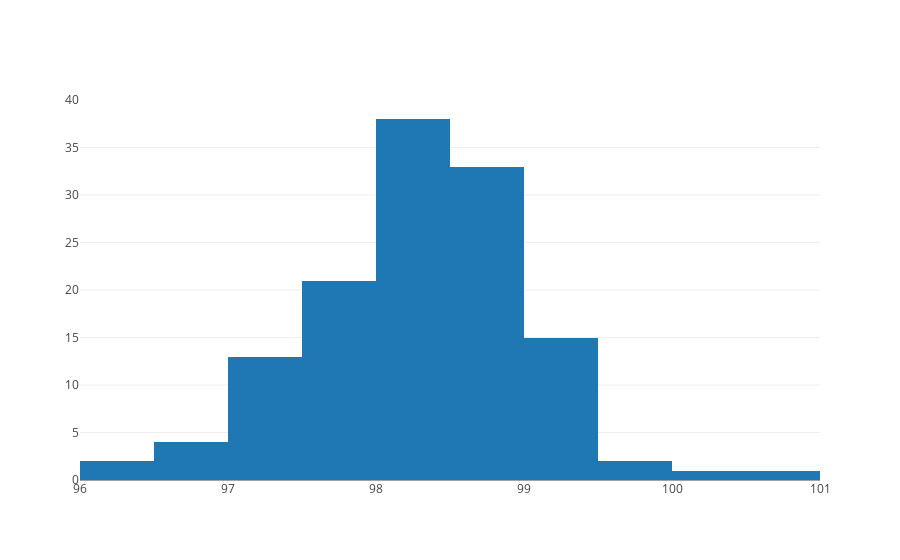

The cell this chart's notebook holds for it:
### Markdown cell above
### 1. Is the distribution of body temperatures normal?

### Code cell
trace0 = go.Histogram(x=df.temperature, nbinsx=10)

iplot([trace0], filename='temp_hist.html')

### Figure 1 — Plotly figure (JSON) as saved in the notebook; plotly's stock layout.template omitted (floating-point values rounded to 4 significant figures; data arrays with more than 128 entries replaced by an {"elided": "..."} marker saying what was removed)
{"data": [{"nbinsx": 10, "type": "histogram", "uid": "51dce4a6-92f9-11e9-8108-e442a6f8adc6", "x": {"elided": "130 float values"}}], "layout": {}}
